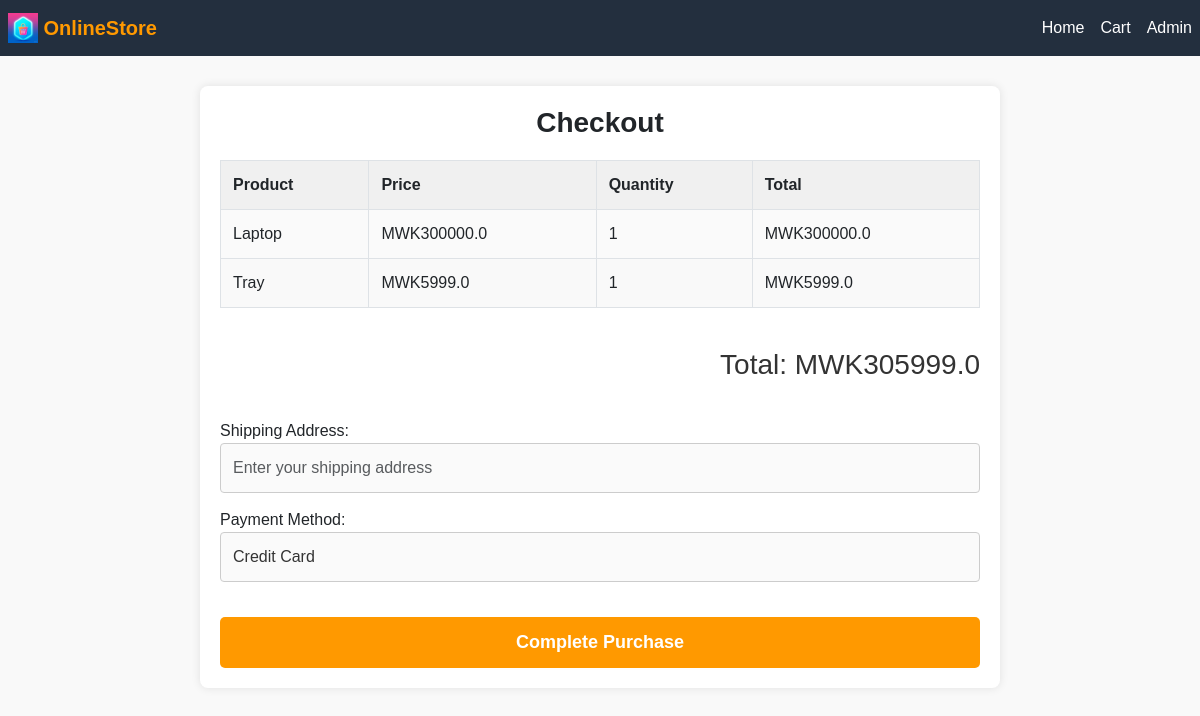
The app's page /checkout, older data.
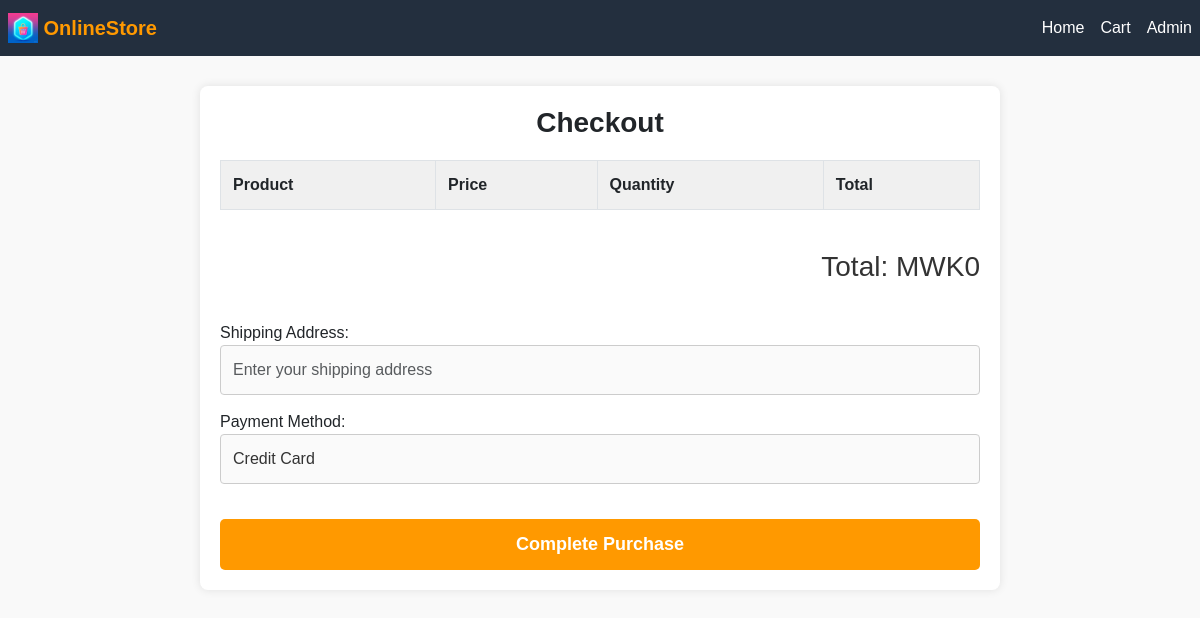
The same page, newer data.
### app.py (models this page shows, shortened)
class Cart(db.Model):
    id = db.Column(db.Integer, primary_key=True)
    user_id = db.Column(db.Integer, db.ForeignKey('user.id'), nullable=False)
    product_id = db.Column(db.Integer, db.ForeignKey('product.id'), nullable=False)
    quantity = db.Column(db.Integer, default=1)  # Add quantity field here
    user = db.relationship('User', backref='cart_items', lazy=True)
    product = db.relationship('Product', backref='cart_items', lazy=True)

class Product(db.Model):
    id = db.Column(db.Integer, primary_key=True)
    name = db.Column(db.String(255), nullable=False)
    price = db.Column(db.Float, nullable=False)
    description = db.Column(db.String(500), nullable=True)
    image_url = db.Column(db.String(500), nullable=True)  # assuming image URLs are stored here
    category_id = db.Column(db.Integer, db.ForeignKey('category.id'), nullable=False)
    category = db.relationship('Category', backref='products', lazy=True)

### app.py (the view)
@app.route('/checkout')
def checkout():
    user_id = session.get('user_id', 1)  # Example user_id, replace with actual session data
    cart_items = Cart.query.filter_by(user_id=user_id).all()
    total_price = sum(item.product.price * item.quantity for item in cart_items)
    return render_template('checkout.html', cart_items=cart_items, total_price=total_price)

### templates/checkout.html (shortened to what this page needs)
{% extends "base.html" %}
{% block content %}
    <div class="checkout-container">
        <h1 class="checkout-title">Checkout</h1>
        <div class="cart-items-container">
            <div class="table-responsive">
                <table class="table table-bordered">
                    <thead>
                        <tr>
                            <th>Product</th>
                            <th>Price</th>
                            <th>Quantity</th>
                            <th>Total</th>
                        </tr>
                    </thead>
                    <tbody>
                        {% for item in cart_items %}
                        <tr>
                            <td>{{ item.product.name }}</td>
                            <td>MWK{{ item.product.price }}</td>
                            <td>{{ item.quantity }}</td>
                            <td>MWK{{ item.product.price * item.quantity }}</td>
                        </tr>
                        {% endfor %}
                    </tbody>
                </table>
            </div>
        </div>
        <div class="total-price-container">
            <h3>Total: MWK{{ total_price }}</h3>
        </div>
        <form action="{{ url_for('checkout') }}" method="POST" class="checkout-form">
            <div class="form-group">
                <label for="address">Shipping Address:</label>
                <input type="text" class="form-control" id="address" name="address" placeholder="Enter your shipping address" required>
            </div>
            <div class="form-group">
                <label for="payment_method">Payment Method:</label>
                <select class="form-control" id="payment_method" name="payment_method" required>
                    <option value="credit_card">Credit Card</option>
                </select>
            </div>
            <button type="submit" class="btn btn-primary checkout-btn">Complete Purchase</button>
        </form>
    </div>
{% endblock %}

Row changes from the older to the newer data that the page shows:
removed Cart: product.name "Laptop", product.price "300000.0", quantity "1", item.product.price*item.quantity "300000.0"
removed Cart: product.name "Tray", product.price "5999.0", quantity "1", item.product.price*item.quantity "5999.0"
Text that changed along with them:
{{ total_price }}: "305999.0" → "0"
